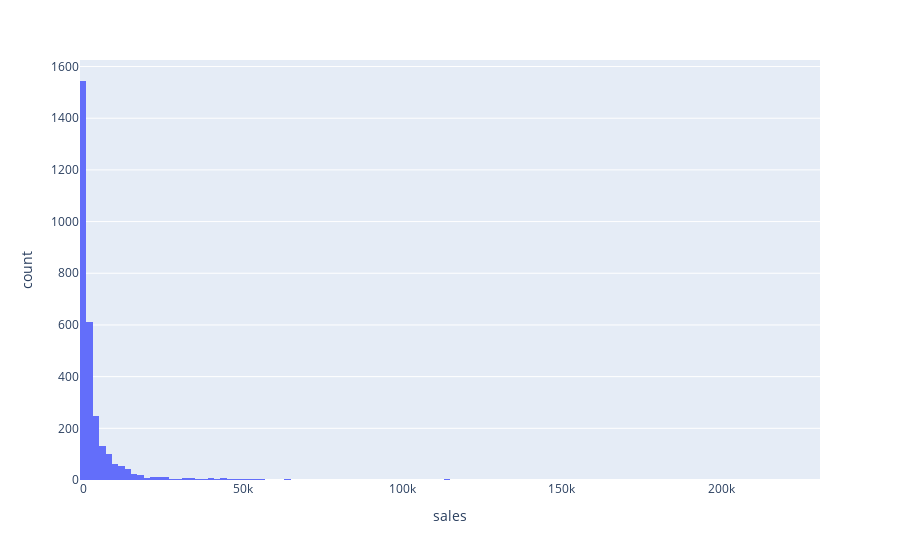

Source (notebook cell):
### Markdown cell above
Ventes par vendeur

### Code cell
px.histogram(df_seller, x='sales')

### Figure 1 — Plotly figure (JSON) as saved in the notebook; plotly's stock layout.template omitted (floating-point values rounded to 4 significant figures; data arrays with more than 128 entries replaced by an {"elided": "..."} marker saying what was removed)
{"data": [{"bingroup": "x", "hovertemplate": "sales=%{x}<br>count=%{y}<extra></extra>", "legendgroup": "", "marker": {"color": "#636efa", "pattern": {"shape": ""}}, "name": "", "orientation": "v", "showlegend": false, "type": "histogram", "x": {"elided": "2967 float values"}, "xaxis": "x", "yaxis": "y"}], "layout": {"barmode": "relative", "legend": {"tracegroupgap": 0}, "margin": {"t": 60}, "xaxis": {"anchor": "y", "domain": [0, 1], "title": {"text": "sales"}}, "yaxis": {"anchor": "x", "domain": [0, 1], "title": {"text": "count"}}}}
